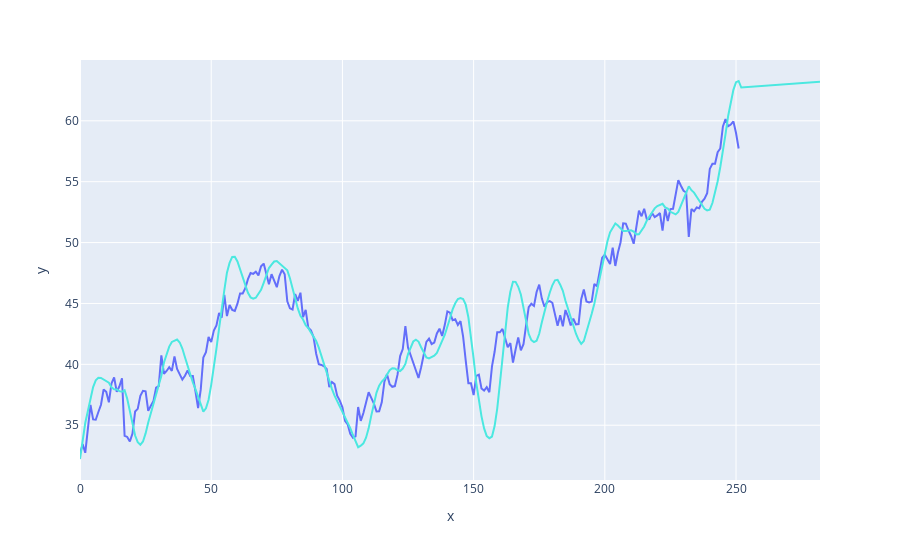

Source (notebook cell):
### Markdown cell above
What we see here is that exponential smoothing is able to smooth out the time series really well, however it presents two major flaws :
1. the smoothed series is lagged compared to the original series
2. when trying to predict future values as we did here, the series flatlines

#### Double exponential smoothing

As was previously observed, Single Smoothing does not excel in following the data when there is a trend. This situation can be improved by the introduction of a second equation with a second constant, $\gamma$, which must be chosen in conjunction with $\alpha$.

Here are the two equations associated with Double Exponential Smoothing:

$$
S_t = \alpha X_t + (1-\alpha)(S_{t-1} + b_{t-1}) \; \alpha \in [0,1]
$$

$$
b_t = \gamma(S_t - S_{t-1}) + (1-\gamma)b_{t-1} \; \gamma \in [0,1]
$$
Note that the current value of the series is used to calculate its smoothed value replacement in double exponential smoothing.
Let's calculate double exponential smoothing for our ```Open``` series.

### Code cell
from statsmodels.tsa.holtwinters import ExponentialSmoothing
DES = ExponentialSmoothing(data["Open"], trend = 'add')
# DES_fit = DES.fit()
DES_fit = DES.fit(.1, .9)
DES_predict = DES_fit.predict(start=0, end = len(data)+30)

fig = px.line(x=range(len(data)), y=data["Open"])
fig.add_trace(px.line(x=DES_predict.index, y=DES_predict).data[0])
fig['data'][1]['line']['color']="#4BE8E0"
fig.show()

### Figure 1 — Plotly figure (JSON) as saved in the notebook; plotly's stock layout.template omitted (floating-point values rounded to 4 significant figures; data arrays with more than 128 entries replaced by an {"elided": "..."} marker saying what was removed)
{"data": [{"hovertemplate": "x=%{x}<br>y=%{y}<extra></extra>", "legendgroup": "", "line": {"color": "#636efa", "dash": "solid"}, "marker": {"symbol": "circle"}, "mode": "lines", "name": "", "orientation": "v", "showlegend": false, "type": "scatter", "x": {"elided": "252 int values"}, "xaxis": "x", "y": {"elided": "252 float values"}, "yaxis": "y"}, {"hovertemplate": "x=%{x}<br>y=%{y}<extra></extra>", "legendgroup": "", "line": {"color": "#4BE8E0", "dash": "solid"}, "marker": {"symbol": "circle"}, "mode": "lines", "name": "", "orientation": "v", "showlegend": false, "type": "scatter", "x": {"elided": "283 int values"}, "xaxis": "x", "y": {"elided": "283 float values"}, "yaxis": "y"}], "layout": {"legend": {"tracegroupgap": 0}, "margin": {"t": 60}, "xaxis": {"anchor": "y", "domain": [0, 1], "title": {"text": "x"}}, "yaxis": {"anchor": "x", "domain": [0, 1], "title": {"text": "y"}}}}
